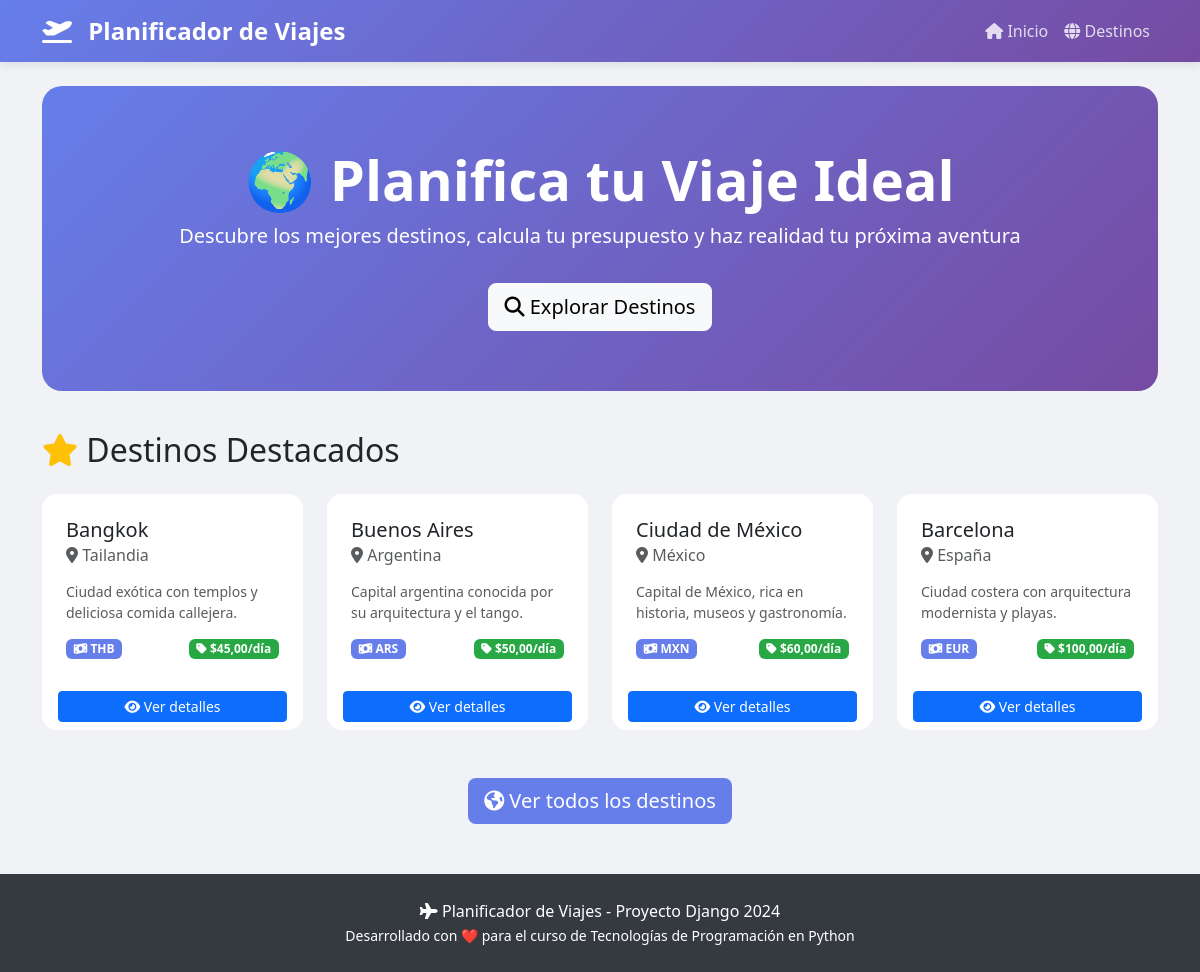
The page / on the database its author committed.
### planificador/models.py (models this page shows, shortened)
class Destino(models.Model):
    nombre = models.CharField(max_length=100, verbose_name="Nombre de la ciudad")
    pais = models.CharField(max_length=100, verbose_name="País")
    moneda_local = models.CharField(max_length=3, verbose_name="Moneda local", help_text="Código ISO de 3 letras, ej: EUR, USD, MXN")
    costo_vida_diario = models.DecimalField(
        max_digits=10,
        decimal_places=2,
        verbose_name="Costo de vida diario",
        help_text="Costo estimado por día para una persona"
    )
    descripcion = models.TextField(verbose_name="Descripción", blank=True)
    class Meta:
        verbose_name = "Destino"
        verbose_name_plural = "Destinos"
        ordering = ['costo_vida_diario']

### planificador/views.py (the view)
# urls.py: path('', views.inicio, name='inicio'),
def inicio(request):
    destinos_destacados = Destino.objects.all()[:4]
    context = {
        'destinos_destacados': destinos_destacados,
    }
    return render(request, 'planificador/inicio.html', context)

### planificador/templates/planificador/inicio.html (shortened to what this page needs)
{% extends 'planificador/base.html' %}
{% block contenido %}
<div class="hero-section text-center">
    <h1 class="display-4 fw-bold">🌍 Planifica tu Viaje Ideal</h1>
    <p class="lead">Descubre los mejores destinos, calcula tu presupuesto y haz realidad tu próxima aventura</p>
    <a href="{% url 'lista_destinos' %}" class="btn btn-light btn-lg mt-3">
        <i class="fas fa-search"></i> Explorar Destinos
    </a>
</div>
<div class="row">
    <div class="col-12">
        <h2 class="mb-4">
            <i class="fas fa-star text-warning"></i> Destinos Destacados
        </h2>
    </div>
    {% for destino in destinos_destacados %}
    <div class="col-md-6 col-lg-3 mb-4">
        <div class="card card-destino h-100">
            <div class="card-body">
                <h5 class="card-title">{{ destino.nombre }}</h5>
                <h6 class="card-subtitle mb-3 text-muted">
                    <i class="fas fa-map-marker-alt"></i> {{ destino.pais }}
                </h6>
                <p class="card-text small text-muted">{{ destino.descripcion|truncatechars:80 }}</p>
                <div class="d-flex justify-content-between align-items-center mt-3">
                    <span class="badge badge-moneda">
                        <i class="fas fa-money-bill-wave"></i> {{ destino.moneda_local }}
                    </span>
                    <span class="badge badge-precio">
                        <i class="fas fa-tag"></i> ${{ destino.costo_vida_diario }}/día
                    </span>
                </div>
            </div>
            <div class="card-footer bg-transparent border-0">
                <a href="{% url 'detalle_destino' destino.id %}" class="btn btn-primary btn-sm w-100">
                    <i class="fas fa-eye"></i> Ver detalles
                </a>
            </div>
        </div>
    </div>
    {% empty %}
    <div class="col-12">
        <div class="alert alert-info">
            <i class="fas fa-info-circle"></i> No hay destinos disponibles aún. Carga algunos datos.
        </div>
    </div>
    {% endfor %}
</div>
<div class="row mt-4">
    <div class="col-12 text-center">
        <a href="{% url 'lista_destinos' %}" class="btn btn-primary-custom btn-lg">
            <i class="fas fa-globe-americas"></i> Ver todos los destinos
        </a>
    </div>
</div>
{% endblock %}

### planificador/templates/planificador/base.html (style rules this page uses)
body { background-color: #f0f2f5; }
.card-destino { transition: transform 0.3s ease, box-shadow 0.3s ease; border: none; border-radius: 15px; overflow: hidden; }
.card-destino .card-body { padding: 1.5rem; }
.badge-moneda { background: #667eea; color: white; }
.badge-precio { background: #28a745; color: white; }
.hero-section { background: linear-gradient(135deg, #667eea 0%, #764ba2 100%); color: white; padding: 60px 0; border-radius: 20px; margin-bottom: 40px; }
.btn-primary-custom { background: #667eea; border: none; color: white; }

### rows shown on the page
Destino: nombre "Bangkok", pais "Tailandia", descripcion "Ciudad exótica con templos y deliciosa comida callejera.", moneda_local "THB", costo_vida_diario "45,00"
Destino: nombre "Buenos Aires", pais "Argentina", descripcion "Capital argentina conocida por su arquitectura y el tango.", moneda_local "ARS", costo_vida_diario "50,00"
Destino: nombre "Ciudad de México", pais "México", descripcion "Capital de México, rica en historia, museos y gastronomía.", moneda_local "MXN", costo_vida_diario "60,00"
Destino: nombre "Barcelona", pais "España", descripcion "Ciudad costera con arquitectura modernista y playas.", moneda_local "EUR", costo_vida_diario "100,00"
